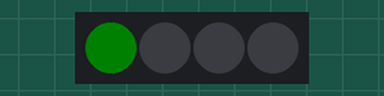
This program was run on a simulated CircuitPython board. Parts: 4 RGB LEDs in strip order, left to right. Dim RGB values are drawn brighter than linear.

Above: at 0.2 s.
At 1.2 s:
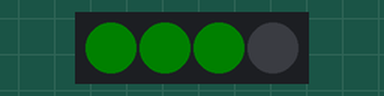
At 1.7 s:
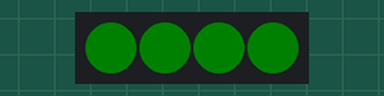
At 2.2 s:
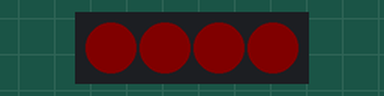
At 3.7 s:
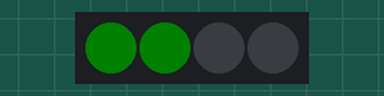
At 5.7 s:
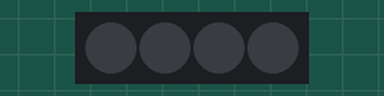
Timing chart, 0 to 6.9 s (numbered marks = the images above):
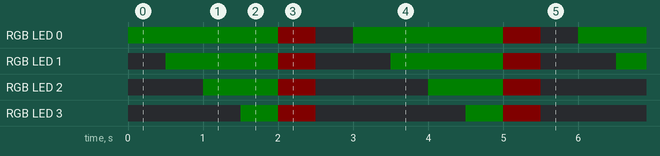

The program:

blinky.py
```python
import time
import board
import neopixel

pixels = neopixel.NeoPixel(board.NEOPIXEL, 4)

while True:
    pixels[0] = ((0, 5, 0))
    time.sleep(0.5)
    pixels[1] = ((0, 5, 0))
    time.sleep(0.5)
    pixels[2] = ((0, 5, 0))
    time.sleep(0.5)
    pixels[3] = ((0, 5, 0))
    time.sleep(0.5)
    pixels.fill((5, 0 , 0))
    time.sleep(0.5)
    pixels.fill((0, 0, 0))
    time.sleep(0.5)
```

Measured:
- by itself, RGB LED 0: repeats every 3.0 s: RGB(5, 0, 0) 0.50 s, off 0.50 s, RGB(0, 5, 0) 2.0 s
- by itself, RGB LED 1: repeats every 3.0 s: RGB(5, 0, 0) 0.50 s, off 1.0 s, RGB(0, 5, 0) 1.5 s
- by itself, RGB LED 2: repeats every 3.0 s: RGB(5, 0, 0) 0.50 s, off 1.5 s, RGB(0, 5, 0) 1.0 s
- by itself, RGB LED 3: repeats every 3.0 s: RGB(5, 0, 0) 0.50 s, off 2.0 s, RGB(0, 5, 0) 0.50 s
